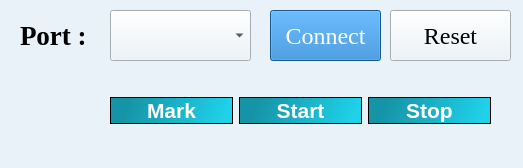
<?xml version="1.0" encoding="UTF-8"?>
<ui version="4.0">
 <class>MainWindow</class>
 <widget class="QMainWindow" name="MainWindow">
  <property name="geometry">
   <rect>
    <x>0</x>
    <y>0</y>
    <width>523</width>
    <height>168</height>
   </rect>
  </property>
  <property name="windowTitle">
   <string>MainWindow</string>
  </property>
  <property name="styleSheet">
   <string notr="true">background-color: rgb(233, 242, 248);</string>
  </property>
  <widget class="QWidget" name="centralwidget">
   <widget class="QWidget" name="layoutWidget">
    <property name="geometry">
     <rect>
      <x>110</x>
      <y>80</y>
      <width>381</width>
      <height>61</height>
     </rect>
    </property>
    <layout class="QHBoxLayout" name="horizontalLayout">
     <item>
      <widget class="QPushButton" name="pushButton">
       <property name="font">
        <font>
         <pointsize>16</pointsize>
         <weight>75</weight>
         <bold>true</bold>
        </font>
       </property>
       <property name="layoutDirection">
        <enum>Qt::RightToLeft</enum>
       </property>
       <property name="styleSheet">
        <string notr="true">QPushButton
{
background-color: qlineargradient(spread:pad, x1:0, y1:0, x2:1, y2:0.08, stop:0.164773 rgba(22, 148, 167, 255), stop:1 rgba(31, 210, 234, 255));
color:white;
border:1px solid black;
}
QPushButton:hover
{
	background-color: qlineargradient(spread:pad, x1:0, y1:0, x2:1, y2:0.08, stop:0.164773 rgba(31, 210, 234, 255), stop:1 rgba(22, 148, 167, 255));

}
QPushButton:pressed
{
background-color: qlineargradient(spread:pad, x1:0, y1:0, x2:1, y2:0.08, stop:0.164773 rgba(51, 198, 161, 255), stop:1 rgba(51, 198, 161, 255));
color:black;
}
QPushButton:disabled 
{
    background-color: rgb(170, 170, 127);
color:black;
}</string>
       </property>
       <property name="text">
        <string>Mark</string>
       </property>
       <property name="icon">
        <iconset resource="icons.qrc">
         <normaloff>:/pin.png</normaloff>:/pin.png</iconset>
       </property>
       <property name="iconSize">
        <size>
         <width>35</width>
         <height>35</height>
        </size>
       </property>
      </widget>
     </item>
     <item>
      <widget class="QPushButton" name="pushButton_2">
       <property name="font">
        <font>
         <pointsize>16</pointsize>
         <weight>75</weight>
         <bold>true</bold>
        </font>
       </property>
       <property name="layoutDirection">
        <enum>Qt::RightToLeft</enum>
       </property>
       <property name="styleSheet">
        <string notr="true">QPushButton
{
background-color: qlineargradient(spread:pad, x1:0, y1:0, x2:1, y2:0.08, stop:0.164773 rgba(22, 148, 167, 255), stop:1 rgba(31, 210, 234, 255));
color:white;
border:1px solid black;
}
QPushButton:hover
{
	background-color: qlineargradient(spread:pad, x1:0, y1:0, x2:1, y2:0.08, stop:0.164773 rgba(31, 210, 234, 255), stop:1 rgba(22, 148, 167, 255));

}
QPushButton:pressed
{
background-color: qlineargradient(spread:pad, x1:0, y1:0, x2:1, y2:0.08, stop:0.164773 rgba(51, 198, 161, 255), stop:1 rgba(51, 198, 161, 255));
color:black;
}
QPushButton:disabled 
{
    background-color: rgb(170, 170, 127);
color:black;
}</string>
       </property>
       <property name="text">
        <string>Start</string>
       </property>
       <property name="icon">
        <iconset resource="icons.qrc">
         <normaloff>:/play.png</normaloff>:/play.png</iconset>
       </property>
       <property name="iconSize">
        <size>
         <width>35</width>
         <height>35</height>
        </size>
       </property>
      </widget>
     </item>
     <item>
      <widget class="QPushButton" name="pushButton_3">
       <property name="font">
        <font>
         <pointsize>16</pointsize>
         <weight>75</weight>
         <bold>true</bold>
        </font>
       </property>
       <property name="layoutDirection">
        <enum>Qt::RightToLeft</enum>
       </property>
       <property name="styleSheet">
        <string notr="true">QPushButton
{
background-color: qlineargradient(spread:pad, x1:0, y1:0, x2:1, y2:0.08, stop:0.164773 rgba(22, 148, 167, 255), stop:1 rgba(31, 210, 234, 255));
color:white;
border:1px solid black;
}
QPushButton:hover
{
	background-color: qlineargradient(spread:pad, x1:0, y1:0, x2:1, y2:0.08, stop:0.164773 rgba(31, 210, 234, 255), stop:1 rgba(22, 148, 167, 255));

}
QPushButton:pressed
{
background-color: qlineargradient(spread:pad, x1:0, y1:0, x2:1, y2:0.08, stop:0.164773 rgba(51, 198, 161, 255), stop:1 rgba(51, 198, 161, 255));
color:black;
}
QPushButton:disabled 
{
    background-color: rgb(170, 170, 127);
color:black;
}</string>
       </property>
       <property name="text">
        <string>Stop</string>
       </property>
       <property name="icon">
        <iconset resource="icons.qrc">
         <normaloff>:/stop.png</normaloff>:/stop.png</iconset>
       </property>
       <property name="iconSize">
        <size>
         <width>35</width>
         <height>35</height>
        </size>
       </property>
      </widget>
     </item>
    </layout>
   </widget>
   <widget class="QComboBox" name="comboBox">
    <property name="geometry">
     <rect>
      <x>110</x>
      <y>10</y>
      <width>141</width>
      <height>51</height>
     </rect>
    </property>
    <property name="font">
     <font>
      <family>Times New Roman</family>
      <pointsize>16</pointsize>
     </font>
    </property>
   </widget>
   <widget class="QLabel" name="label">
    <property name="geometry">
     <rect>
      <x>20</x>
      <y>20</y>
      <width>81</width>
      <height>31</height>
     </rect>
    </property>
    <property name="font">
     <font>
      <family>Times New Roman</family>
      <pointsize>20</pointsize>
      <weight>75</weight>
      <italic>false</italic>
      <bold>true</bold>
     </font>
    </property>
    <property name="text">
     <string>Port : </string>
    </property>
   </widget>
   <widget class="QPushButton" name="pushButton_4">
    <property name="geometry">
     <rect>
      <x>270</x>
      <y>10</y>
      <width>111</width>
      <height>51</height>
     </rect>
    </property>
    <property name="font">
     <font>
      <family>Times New Roman</family>
      <pointsize>18</pointsize>
     </font>
    </property>
    <property name="styleSheet">
     <string notr="true">background-color: rgb(30, 123, 204);
color:white;</string>
    </property>
    <property name="text">
     <string>Connect</string>
    </property>
   </widget>
   <widget class="QPushButton" name="pushButton_5">
    <property name="geometry">
     <rect>
      <x>390</x>
      <y>10</y>
      <width>121</width>
      <height>51</height>
     </rect>
    </property>
    <property name="font">
     <font>
      <family>Times New Roman</family>
      <pointsize>18</pointsize>
     </font>
    </property>
    <property name="text">
     <string>Reset</string>
    </property>
   </widget>
  </widget>
  <widget class="QStatusBar" name="statusbar"/>
 </widget>
 <resources>
  <include location="icons.qrc"/>
 </resources>
 <connections/>
</ui>
